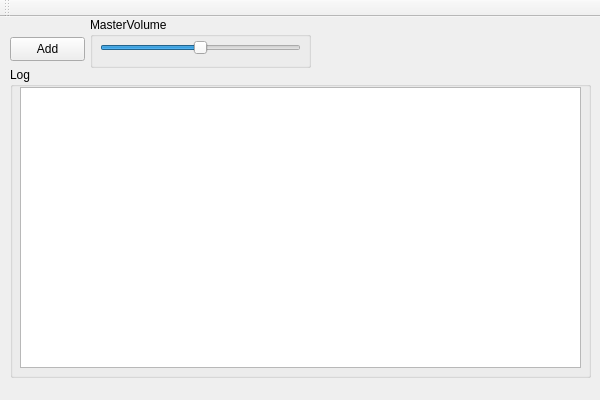
<?xml version="1.0" encoding="UTF-8"?>
<ui version="4.0">
 <class>ASQtClass</class>
 <widget class="QMainWindow" name="ASQtClass">
  <property name="geometry">
   <rect>
    <x>0</x>
    <y>0</y>
    <width>600</width>
    <height>400</height>
   </rect>
  </property>
  <property name="sizePolicy">
   <sizepolicy hsizetype="Fixed" vsizetype="Fixed">
    <horstretch>0</horstretch>
    <verstretch>0</verstretch>
   </sizepolicy>
  </property>
  <property name="minimumSize">
   <size>
    <width>600</width>
    <height>400</height>
   </size>
  </property>
  <property name="maximumSize">
   <size>
    <width>600</width>
    <height>400</height>
   </size>
  </property>
  <property name="windowTitle">
   <string>ASQt</string>
  </property>
  <widget class="QWidget" name="centralWidget">
   <widget class="QPushButton" name="m_AddButton">
    <property name="geometry">
     <rect>
      <x>10</x>
      <y>20</y>
      <width>75</width>
      <height>24</height>
     </rect>
    </property>
    <property name="text">
     <string>Add</string>
    </property>
   </widget>
   <widget class="QGroupBox" name="groupBox">
    <property name="geometry">
     <rect>
      <x>90</x>
      <y>0</y>
      <width>221</width>
      <height>51</height>
     </rect>
    </property>
    <property name="title">
     <string>MasterVolume</string>
    </property>
    <widget class="QSlider" name="m_MasterVol">
     <property name="geometry">
      <rect>
       <x>10</x>
       <y>20</y>
       <width>201</width>
       <height>22</height>
      </rect>
     </property>
     <property name="maximum">
      <number>200</number>
     </property>
     <property name="value">
      <number>100</number>
     </property>
     <property name="orientation">
      <enum>Qt::Horizontal</enum>
     </property>
    </widget>
   </widget>
   <widget class="QGroupBox" name="groupBox_2">
    <property name="geometry">
     <rect>
      <x>10</x>
      <y>50</y>
      <width>581</width>
      <height>311</height>
     </rect>
    </property>
    <property name="title">
     <string>Log</string>
    </property>
    <widget class="QTextBrowser" name="m_LogView">
     <property name="geometry">
      <rect>
       <x>10</x>
       <y>20</y>
       <width>561</width>
       <height>281</height>
      </rect>
     </property>
    </widget>
   </widget>
  </widget>
  <widget class="QMenuBar" name="menuBar">
   <property name="geometry">
    <rect>
     <x>0</x>
     <y>0</y>
     <width>600</width>
     <height>22</height>
    </rect>
   </property>
  </widget>
  <widget class="QToolBar" name="mainToolBar">
   <attribute name="toolBarArea">
    <enum>TopToolBarArea</enum>
   </attribute>
   <attribute name="toolBarBreak">
    <bool>false</bool>
   </attribute>
  </widget>
 </widget>
 <layoutdefault spacing="6" margin="11"/>
 <resources>
  <include location="ASQt.qrc"/>
 </resources>
 <connections/>
</ui>
